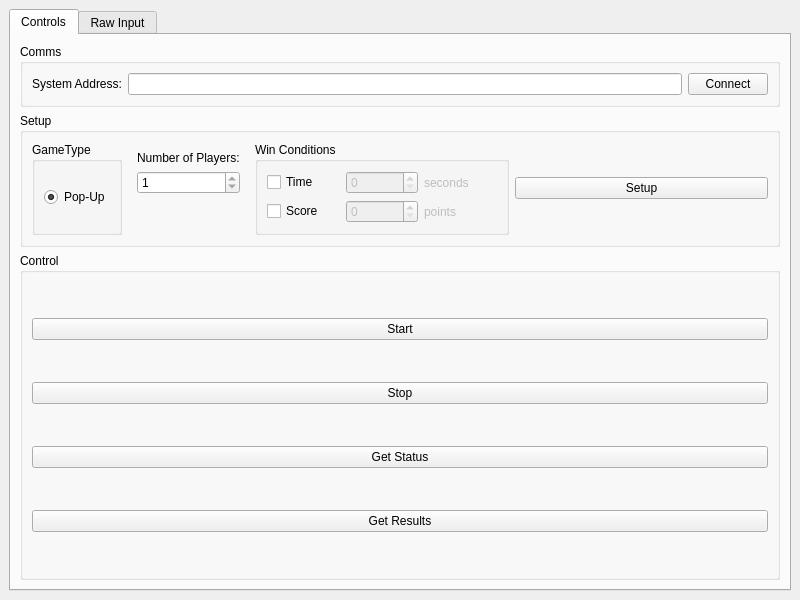
<?xml version="1.0" encoding="UTF-8"?>
<ui version="4.0">
 <class>RangeUI</class>
 <widget class="QMainWindow" name="RangeUI">
  <property name="geometry">
   <rect>
    <x>0</x>
    <y>0</y>
    <width>800</width>
    <height>600</height>
   </rect>
  </property>
  <property name="windowTitle">
   <string>MainWindow</string>
  </property>
  <widget class="QWidget" name="centralwidget">
   <layout class="QVBoxLayout" name="verticalLayout">
    <item>
     <widget class="QTabWidget" name="tabWidget">
      <property name="currentIndex">
       <number>0</number>
      </property>
      <widget class="QWidget" name="tabControls">
       <attribute name="title">
        <string>Controls</string>
       </attribute>
       <layout class="QVBoxLayout" name="verticalLayout_3">
        <item>
         <widget class="QGroupBox" name="groupBox">
          <property name="sizePolicy">
           <sizepolicy hsizetype="Preferred" vsizetype="Maximum">
            <horstretch>0</horstretch>
            <verstretch>0</verstretch>
           </sizepolicy>
          </property>
          <property name="title">
           <string>Comms</string>
          </property>
          <layout class="QHBoxLayout" name="horizontalLayout">
           <item>
            <widget class="QLabel" name="lblEndPoint">
             <property name="text">
              <string>System Address:</string>
             </property>
            </widget>
           </item>
           <item>
            <widget class="QLineEdit" name="leEndPoint"/>
           </item>
           <item>
            <widget class="QPushButton" name="btnConnect">
             <property name="text">
              <string>Connect</string>
             </property>
            </widget>
           </item>
          </layout>
         </widget>
        </item>
        <item>
         <widget class="QGroupBox" name="grpSetup">
          <property name="sizePolicy">
           <sizepolicy hsizetype="Preferred" vsizetype="Maximum">
            <horstretch>0</horstretch>
            <verstretch>0</verstretch>
           </sizepolicy>
          </property>
          <property name="title">
           <string>Setup</string>
          </property>
          <layout class="QHBoxLayout" name="horizontalLayout_2">
           <item>
            <widget class="QGroupBox" name="grpGameType">
             <property name="sizePolicy">
              <sizepolicy hsizetype="Maximum" vsizetype="Preferred">
               <horstretch>0</horstretch>
               <verstretch>0</verstretch>
              </sizepolicy>
             </property>
             <property name="title">
              <string>GameType</string>
             </property>
             <layout class="QVBoxLayout" name="verticalLayout_5">
              <item>
               <widget class="QRadioButton" name="radPopUp">
                <property name="text">
                 <string>Pop-Up</string>
                </property>
                <property name="checked">
                 <bool>true</bool>
                </property>
               </widget>
              </item>
             </layout>
            </widget>
           </item>
           <item>
            <widget class="QFrame" name="frmePlayers">
             <property name="sizePolicy">
              <sizepolicy hsizetype="Maximum" vsizetype="Preferred">
               <horstretch>0</horstretch>
               <verstretch>0</verstretch>
              </sizepolicy>
             </property>
             <property name="frameShape">
              <enum>QFrame::NoFrame</enum>
             </property>
             <property name="frameShadow">
              <enum>QFrame::Plain</enum>
             </property>
             <layout class="QVBoxLayout" name="verticalLayout_6">
              <item>
               <widget class="QLabel" name="lblPlayers">
                <property name="sizePolicy">
                 <sizepolicy hsizetype="Preferred" vsizetype="Maximum">
                  <horstretch>0</horstretch>
                  <verstretch>0</verstretch>
                 </sizepolicy>
                </property>
                <property name="text">
                 <string>Number of Players:</string>
                </property>
                <property name="alignment">
                 <set>Qt::AlignBottom|Qt::AlignLeading|Qt::AlignLeft</set>
                </property>
               </widget>
              </item>
              <item>
               <widget class="QSpinBox" name="spnPlayers">
                <property name="minimum">
                 <number>1</number>
                </property>
                <property name="maximum">
                 <number>1</number>
                </property>
               </widget>
              </item>
              <item>
               <spacer name="verticalSpacer">
                <property name="orientation">
                 <enum>Qt::Vertical</enum>
                </property>
                <property name="sizeType">
                 <enum>QSizePolicy::Maximum</enum>
                </property>
                <property name="sizeHint" stdset="0">
                 <size>
                  <width>20</width>
                  <height>40</height>
                 </size>
                </property>
               </spacer>
              </item>
             </layout>
            </widget>
           </item>
           <item>
            <widget class="QGroupBox" name="grpWinConditions">
             <property name="title">
              <string>Win Conditions</string>
             </property>
             <layout class="QGridLayout" name="gridLayout">
              <item row="0" column="1">
               <widget class="QSpinBox" name="spnTime">
                <property name="enabled">
                 <bool>false</bool>
                </property>
               </widget>
              </item>
              <item row="1" column="0">
               <widget class="QCheckBox" name="chkScore">
                <property name="text">
                 <string>Score</string>
                </property>
               </widget>
              </item>
              <item row="0" column="0">
               <widget class="QCheckBox" name="chkTime">
                <property name="text">
                 <string>Time</string>
                </property>
               </widget>
              </item>
              <item row="1" column="1">
               <widget class="QSpinBox" name="spnScore">
                <property name="enabled">
                 <bool>false</bool>
                </property>
               </widget>
              </item>
              <item row="0" column="2">
               <widget class="QLabel" name="lblTime">
                <property name="enabled">
                 <bool>false</bool>
                </property>
                <property name="text">
                 <string>seconds</string>
                </property>
               </widget>
              </item>
              <item row="1" column="2">
               <widget class="QLabel" name="lblScore">
                <property name="enabled">
                 <bool>false</bool>
                </property>
                <property name="text">
                 <string>points</string>
                </property>
               </widget>
              </item>
             </layout>
            </widget>
           </item>
           <item>
            <widget class="QPushButton" name="btnSetup">
             <property name="text">
              <string>Setup</string>
             </property>
            </widget>
           </item>
          </layout>
         </widget>
        </item>
        <item>
         <widget class="QGroupBox" name="grpControl">
          <property name="title">
           <string>Control</string>
          </property>
          <layout class="QVBoxLayout" name="verticalLayout_2">
           <item>
            <widget class="QPushButton" name="btnStart">
             <property name="text">
              <string>Start</string>
             </property>
            </widget>
           </item>
           <item>
            <widget class="QPushButton" name="btnStop">
             <property name="text">
              <string>Stop</string>
             </property>
            </widget>
           </item>
           <item>
            <widget class="QPushButton" name="btnStatus">
             <property name="text">
              <string>Get Status</string>
             </property>
            </widget>
           </item>
           <item>
            <widget class="QPushButton" name="btnResults">
             <property name="text">
              <string>Get Results</string>
             </property>
            </widget>
           </item>
          </layout>
         </widget>
        </item>
       </layout>
      </widget>
      <widget class="QWidget" name="tabTerminal">
       <attribute name="title">
        <string>Raw Input</string>
       </attribute>
       <layout class="QVBoxLayout" name="verticalLayout_4">
        <item>
         <widget class="QLabel" name="lblTerminal">
          <property name="text">
           <string>Raw Input:</string>
          </property>
         </widget>
        </item>
        <item>
         <widget class="QTextBrowser" name="txtTerminal"/>
        </item>
       </layout>
      </widget>
     </widget>
    </item>
   </layout>
  </widget>
 </widget>
 <resources/>
 <connections/>
</ui>
